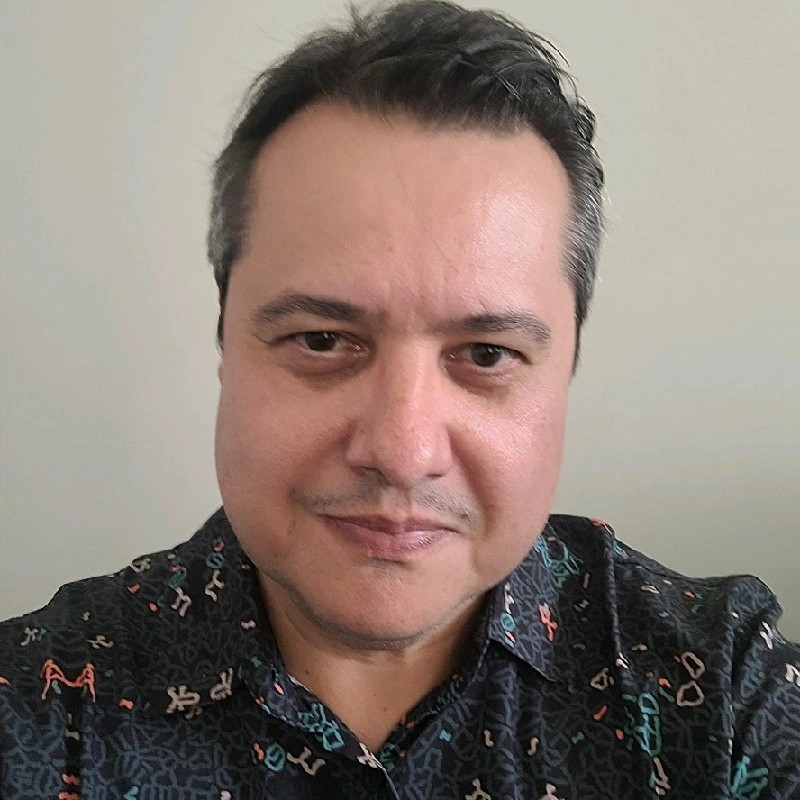
#> input picture Dia 6 - Exemplo A/fotos_base/denilson1.jpg, 800 x 800 px; its folder holds only this picture in this run
$ python treinamento.py
#> lines starting #> are read from the running program, lines starting #| are printed output that depends on the picture
#pip uninstall opencv-python
#pip install opencv-contrib-python

import cv2
import os
import numpy as np

pasta_base = 'fotos_base'
faces = []
ids = []
label_map = {}
label_id = 0

print("[INFO] Iniciando treinamento...")

for nome_arquivo in os.listdir(pasta_base):
    caminho = os.path.join(pasta_base, nome_arquivo)
    imagem = cv2.imread(caminho)
#> imagem is the input picture: shape (800, 800, 3); mean B, G, R 116.6, 124.7, 137.6

    if imagem is None:
        print(f"[ERRO] Não foi possível carregar a imagem: {caminho}")
        continue

    # Converte para tons de cinza
    imagem_gray = cv2.cvtColor(imagem, cv2.COLOR_BGR2GRAY)
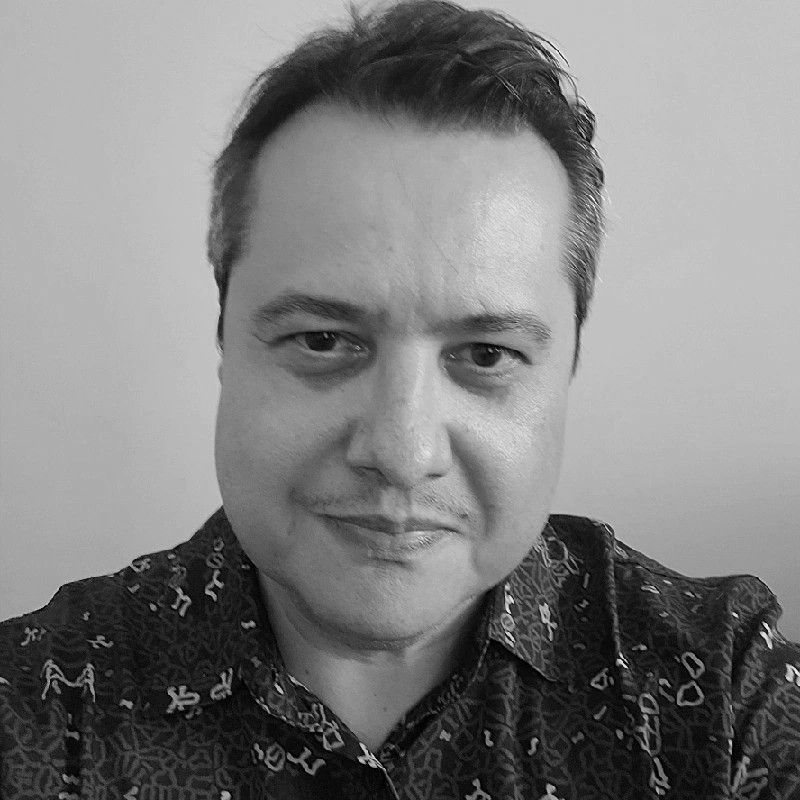
#> imagem_gray: shape (800, 800); min 0, max 255, mean 127.6

    # Nome da pessoa = nome do arquivo sem extensão
    nome = os.path.splitext(nome_arquivo)[0]

    # Atribui um ID numérico
    if nome not in label_map:
        label_map[nome] = label_id
        label_id += 1

    faces.append(imagem_gray)
    ids.append(label_map[nome])
    print(f"[INFO] Adicionada imagem para {nome}")

# Treinamento
recognizer = cv2.face.LBPHFaceRecognizer_create()
recognizer.train(faces, np.array(ids))
recognizer.save("modelo.yml")

# Salvar o mapa de nomes para ID
import pickle
with open("labels.pkl", "wb") as f:
    pickle.dump(label_map, f)

print("[INFO] Treinamento concluído com sucesso!")
